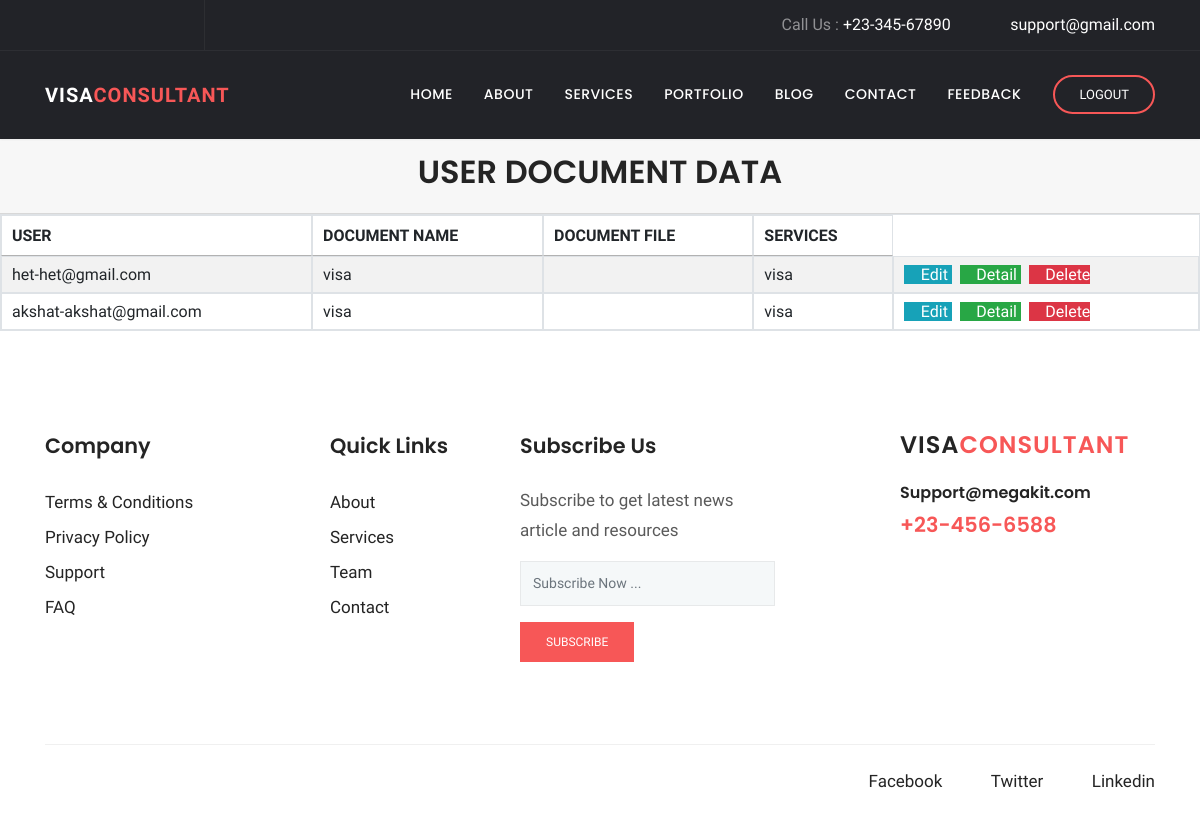
Page /blog/view/ on the earlier database version.
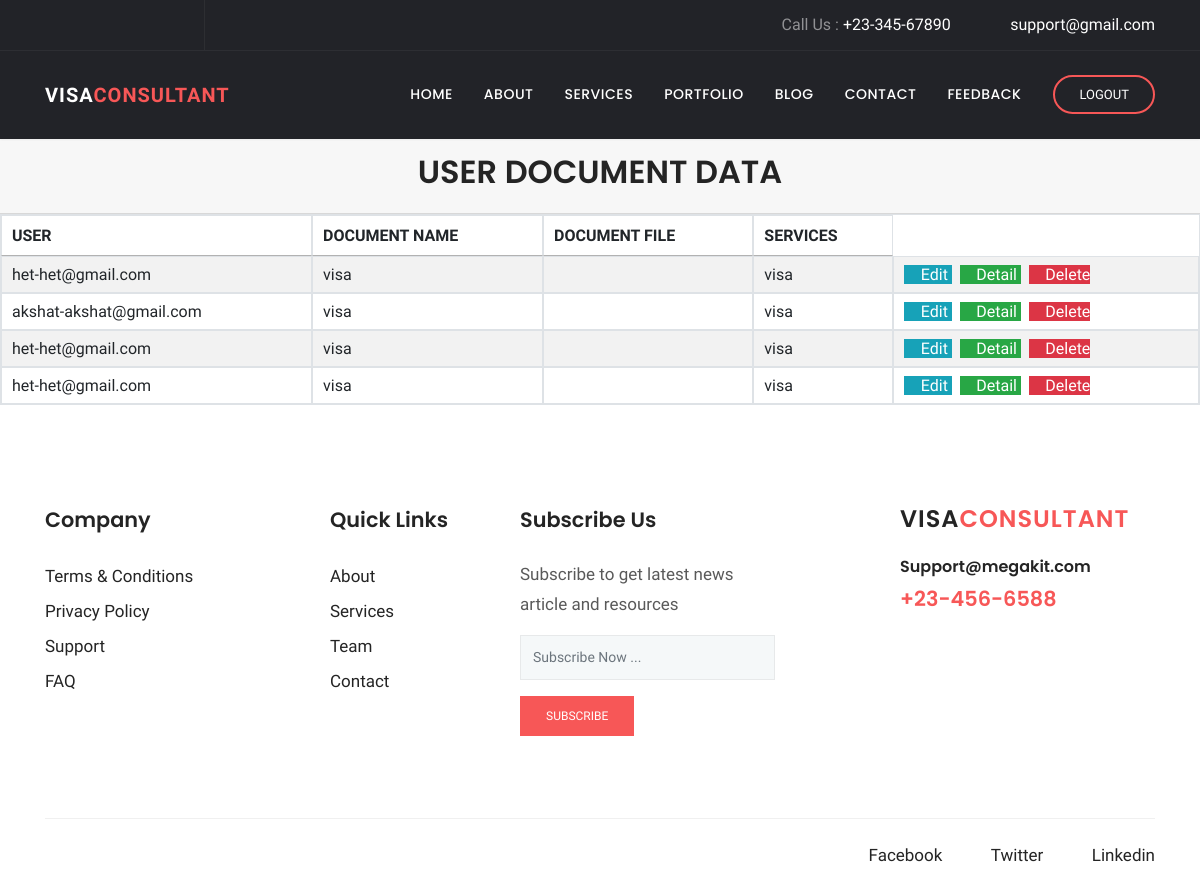
Same page on the later database version.
### blog/models.py (models this page shows, shortened)
class document(models.Model):
    client=models.ForeignKey(user,on_delete=models.CASCADE, related_name='document')
    DOCUMENT_NAME=models.CharField(max_length=20)
    DOCUMENT_FILE=models.FileField(default="",upload_to="profile", blank=True,null=True)
    services=models.ForeignKey(service,on_delete=models.CASCADE, related_name='document', blank=True,null=True)

### client/models.py (models this page shows, shortened)
class user(models.Model):
    EMAIL_ID=models.CharField(max_length=25)
    PHONE_NO=models.IntegerField()
    PASSWORD=models.CharField(max_length=25)
    NAME=models.CharField(max_length=25)
    choice1=(
        ('male','male'),
        ('female','female'),
        ('other','other')
    )
    GENDER=models.CharField(max_length=25,choices=choice1)
    ADDRESS=models.TextField(max_length=25)
    ROLE=models.IntegerField()
    choice2=(
        ('ACTIVE','ACTIVE'),
        ('INACTIVE','INACTIVE')
    )
    STATUS=models.CharField(max_length=25,choices=choice2)
    def __str__(self):
        return f"{self.NAME}-{self.EMAIL_ID}"

### services/models.py (models this page shows, shortened)
class service(models.Model):
    SERVICE_NAME=models.CharField(max_length=25)
    def __str__(self):
        return f"{self.SERVICE_NAME}"

### blog/views.py (the view)
# urls.py: path('view/', ListDocumentView.as_view(), name='document-view'),
class ListDocumentView(ListView):
    model = document
    context_object_name = 'blog'
    template_name = 'blog/document_list.html'

### blog/templates/blog/document_list.html (shortened to what the changed rows need)
{% load static %}
{% block extra_css %}
      <link rel="stylesheet" href="{% static 'plugins/bootstrap/css/bootstrap.min.css' %}">
      <link rel="stylesheet" href="{% static 'plugins/themify/css/themify-icons.css' %}">
      <link rel="stylesheet" href="{% static 'plugins/fontawesome/css/all.css' %}">
      <link rel="stylesheet" href="{% static 'plugins/magnific-popup/dist/magnific-popup.css' %}">
      <link rel="stylesheet" href="{% static 'plugins/slick-carousel/slick/slick.css' %}">
      <link rel="stylesheet" href="{% static 'plugins/slick-carousel/slick/slick-theme.css' %}">
      <link rel="stylesheet" href="{% static 'css/style.css' %}">
<link rel="stylesheet" href="https://cdn.datatables.net/1.10.25/css/jquery.dataTables.min.css">
<link rel="stylesheet" href="https://cdn.datatables.net/buttons/1.7.1/css/buttons.dataTables.min.css">
<link rel="stylesheet" href="https://cdn.datatables.net/searchbuilder/1.1.0/css/searchBuilder.dataTables.min.css">
<link rel="stylesheet" href="https://cdn.datatables.net/datetime/1.1.0/css/dataTables.dateTime.min.css">
<link rel="stylesheet" href="https://cdn.datatables.net/1.10.25/css/jquery.dataTables.min.css">
<link rel="stylesheet" href="https://cdn.datatables.net/colreorder/1.5.4/css/colReorder.dataTables.min.css">
{% endblock %}
{% block body %}
              <div class="card-header">
                  <h2 align="center"> USER DOCUMENT DATA </h2>
              </div>
                <table id="example1" class="table table-bordered table-striped" id="example1">
                  <thead>
                  <tr>
                      <th>USER</th>
                      <th>DOCUMENT NAME</th>
                      <th>DOCUMENT FILE</th>
                      <th>SERVICES</th>
                  </tr>
                  </thead>
                    <tbody>
                        {% for document in blog %}
                        <tr>
                            <td>{{ document.client }}</td>
                            <td>{{ document.DOCUMENT_NAME }}</td>
                            <td>{{ document.DOCUMENT_FILE }}</td>
                            <td>{{ document.services }}</td>
                            <td>
                                <a href="{% url 'document-update'  document.id %}" class="btn-info" >
                                    <i class="fas fa-pencil-alt"></i> Edit
                                </a>
                                <a href="{% url 'document-detail'  document.id %}" class="btn-success">
                                    <i class="fas fa-file-invoice"></i> Detail
                                </a>
                                <a href="{% url 'document-delete'  document.id %}" class="btn-danger">
                                    <i class="fas fa-trash-alt"></i> Delete
                                </a>
                            </td>
                        </tr>
                    {% endfor %}
                  </tbody>
                </table>
{% endblock %}

Differences in the rows shown:
added document: client "het-het@gmail.com", DOCUMENT_NAME "visa", services "visa"
added document: client "het-het@gmail.com", DOCUMENT_NAME "visa", services "visa"
